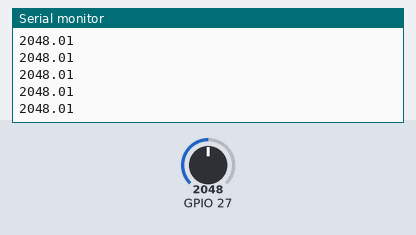
The sketch below on a simulated ESP32. Shown: the last lines printed to the serial monitor. The inputs (shaded band) are chosen by the test bench; at power-on: GPIO 27 = 2048.

Above: at 1.2 s.
1.3 s: GPIO 27 set to 2866
At 1.9 s:
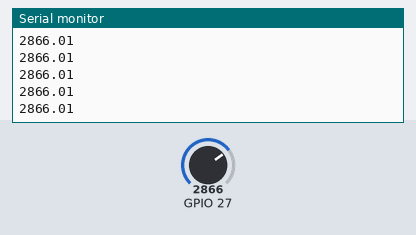
2.8 s: GPIO 27 set to 3603
At 3.4 s:
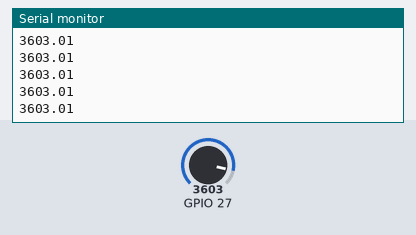
Timing chart, 0 to 5.8 s (numbered marks = the images above; inputs shaded):
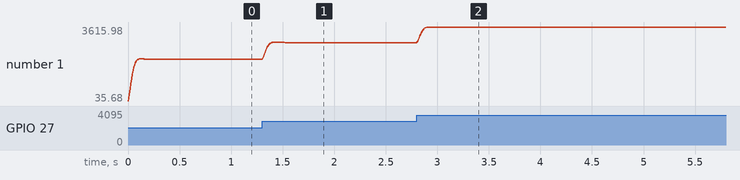

The sketch:

IIR_1.0.ino
```cpp
float m[3] = {0,0,0};

void setup() {
  Serial.begin(38400);
}

void loop() {
  int pot1 = analogRead(27);

  m[2] = m[1];
  m[1] = m[0];
  m[0] = pot1 + 1.556914*m[1] - 0.62659*m[2];
  float y = 0.01742*m[0] + 0.0348374*m[1] + 0.0174188*m[2];

  Serial.println(y);

  delay(7);
}
```

Measured:
- after the input at 1.3 s, the serial monitor: prints a new line at once (image 1)
- plotted number 1: 2048.01 → 2866.01 after the input at 1.3 s
